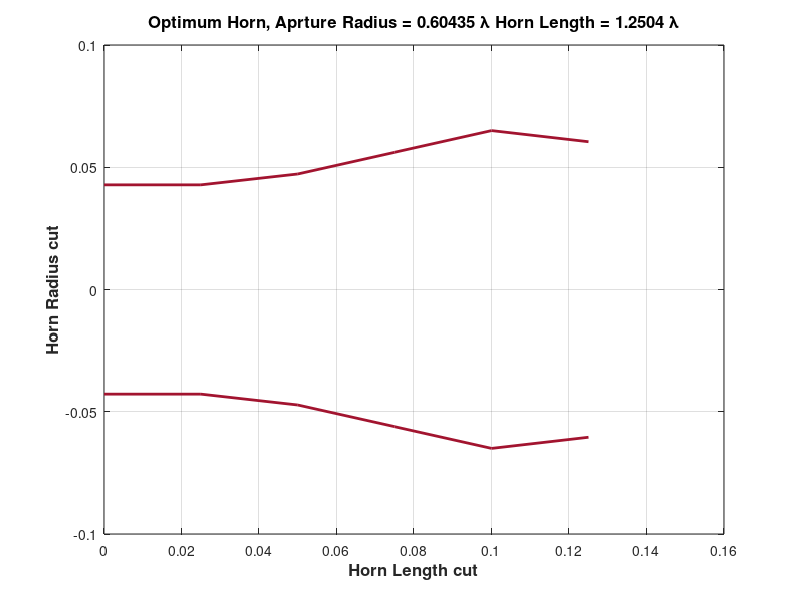

The MATLAB script that drew this image: (Note: this script raises an error after producing the figure.)
%% Optimum design for -45dB return loss from pattern search optimization 
clear;
c0 = 3e8;
F = 3e9;
lamb = c0./F;
N = 5;
data = load('fmincon_allvar_ms3serv2_maxeap.mat');
fmin = data.fmin2;

R = [fmin.r(1) fmin.r(1:N)];

% R = [0.02283 0.02283 0.06313 0.07772 0.09971 0.1467]; % From GA algo


% R = [0.02 0.02 0.02667 0.03333 0.04 0.04667 0.05333 0.06 0.06667 0.07333 0.09562 0.08667 0.09333 0.1009 0.1067 0.1156...
%     0.1491];
% N = length(R) - 1;
% Len = 0.3912;
% Len = fmin.r(N + 1);

Len = fmin.r(N+1);

l1 = lamb./4;
L = [l1 ones(1, N - 1)./N .* Len];


focal_length = 1; % Focal length of the reflector
theta_0 = 50 .* pi./180; % Subtended angle given from SKA
d = 4 .* focal_length .* tan(theta_0./2); % Reflectoor Diameter


for i = 1:N
    L_axis(i) = sum(L(1:i));
end
L_axis = [0 L_axis];
figure;
plot(L_axis, R, 'LineWidth', 2, 'Color', [0.6350, 0.0780, 0.1840] );
hold on;
plot(L_axis, -R, 'LineWidth', 2, 'Color', [0.6350, 0.0780, 0.1840] );
title(['Optimum Horn, Aprture Radius = ', num2str(R(end)./lamb), ' \lambda ', 'Horn Length = ', num2str(Len./lamb), ' \lambda'], 'FontSize', 12, 'FontWeight', 'bold');
xlabel('Horn Length cut', 'FontSize', 12, 'FontWeight', 'bold');
ylabel('Horn Radius cut', 'FontSize', 12, 'FontWeight', 'bold');
grid on;

%% Iteration over the frequencies 

SP = [R(2:end) Len];

XMN_data = load('Xmn.mat');
str = XMN_data.Xmn;

fc_ = fc(R(2), 1, 1);

% <<<<<<< Updated upstream
% F = linspace(fc_(1)+fc_(1)./100, fc_(3), 20);
% =======
F = linspace(fc_(1)+fc_(1)./100, fc_(11), 50);
% >>>>>>> Stashed changes
% F = 5e9;
% objective = @(x) GSM_N_opt_allvar(SP(1:N), SP(N+1), x(1:length(F)), 0);
tic;
parfor i = 1:length(F)
  [Aper_n(i)] = Ga_opt_aper_eff(SP(1:N), SP(N+1), F(i), 5, focal_length, d);
end

% save('Ga_SRR', 'SRR');
% save('Ga_RL', 'RL');

time_used = toc;
% end

figure;
plot(F*1e-9, -Aper_n*100, 'LineWidth', 2);grid on;
xlabel('Frequency (GHz)', 'FontSize', 16, 'FontWeight', 'bold');
ylabel('Aperture efficiency (dB)', 'FontSize', 16, 'FontWeight', 'bold');
title('Aperture efficiency of ga algo', 'FontSize', 16, 'FontWeight', 'bold');